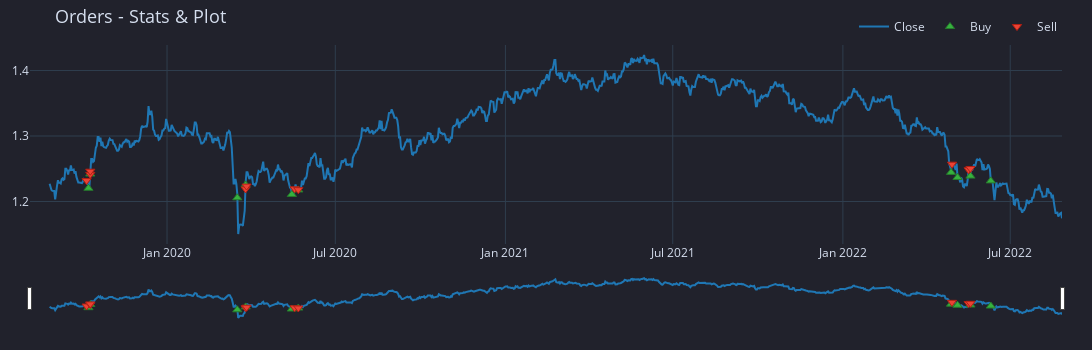

Write notebook code for a chart like this one.
### Code cell
# pf_2_bb_custom.orders.plot(xaxis=dict(rangeslider_visible=True),**kwargs1).show()
kwargs1 = {"title_text" : "Orders - Stats & Plot", "title_font_size" : 18}
pf_2_bb_custom.orders.resample("1d").plot(xaxis=dict(rangeslider_visible=True),**kwargs1).show()

### Figure 1 — Plotly figure (JSON) as saved in the notebook; plotly's stock layout.template omitted (floating-point values rounded to 4 significant figures; data arrays with more than 128 entries replaced by an {"elided": "..."} marker saying what was removed)
{"data": [{"line": {"color": "#1f77b4"}, "mode": "lines", "name": "Close", "showlegend": true, "type": "scatter", "uid": "be1cf350-0d94-40a0-bc1c-6f5fe3f2ae54", "x": {"elided": "1096 str values"}, "y": {"elided": "1096 float values"}}, {"customdata": [["1", "2019-10-08 00:00:00+00:00", "2019-10-08 00:00:00+00:00", "2019-10-08 00:00:00+00:00", 163900.0, 1.22, 0, "Market", "None"], ["3", "2019-10-10 00:00:00+00:00", "2019-10-10 00:00:00+00:00", "2019-10-10 00:00:00+00:00", 165400.0, 1.242, 0, "Market", "None"], ["5", "2020-03-17 00:00:00+00:00", "2020-03-17 00:00:00+00:00", "2020-03-17 00:00:00+00:00", 170900.0, 1.206, 0, "Market", "None"], ["7", "2020-03-26 00:00:00+00:00", "2020-03-26 00:00:00+00:00", "2020-03-26 00:00:00+00:00", 175500.0, 1.225, 0, "Market", "None"], ["9", "2020-05-15 00:00:00+00:00", "2020-05-15 00:00:00+00:00", "2020-05-15 00:00:00+00:00", 176500.0, 1.211, 0, "Market", "None"], ["11", "2020-05-22 00:00:00+00:00", "2020-05-22 00:00:00+00:00", "2020-05-22 00:00:00+00:00", 178600.0, 1.218, 0, "Market", "None"], ["13", "2022-04-28 00:00:00+00:00", "2022-04-28 00:00:00+00:00", "2022-04-28 00:00:00+00:00", 175000.0, 1.244, 0, "Market", "None"], ["15", "2022-05-05 00:00:00+00:00", "2022-05-05 00:00:00+00:00", "2022-05-05 00:00:00+00:00", 174100.0, 1.237, 0, "Market", "None"], ["17", "2022-05-19 00:00:00+00:00", "2022-05-19 00:00:00+00:00", "2022-05-19 00:00:00+00:00", 178200.0, 1.239, 0, "Market", "None"], ["19", "2022-06-10 00:00:00+00:00", "2022-06-10 00:00:00+00:00", "2022-06-10 00:00:00+00:00", 182400.0, 1.232, 0, "Market", "None"]], "hovertemplate": "<br>Order Id: %{customdata[0]}\n<br>Signal Index: %{customdata[1]}\n<br>Creation Index: %{customdata[2]}\n<br>Fill Index: %{customdata[3]}\n<br>Size: %{customdata[4]:,}\n<br>Price: %{customdata[5]:,}\n<br>Fees: %{customdata[6]:,}\n<br>Type: %{customdata[7]}\n<br>Stop Type: %{customdata[8]}", "marker": {"color": "#37B13F", "line": {"color": "rgb(38,123,44)", "width": 1}, "size": 8, "symbol": "triangle-up"}, "mode": "markers", "name": "Buy", "type": "scatter", "uid": "7751174a-06aa-4a7d-b983-9cb4683c5a15", "x": ["2019-10-08T00:00:00+00:00", "2019-10-10T00:00:00+00:00", "2020-03-17T00:00:00+00:00", "2020-03-26T00:00:00+00:00", "2020-05-15T00:00:00+00:00", "2020-05-22T00:00:00+00:00", "2022-04-28T00:00:00+00:00", "2022-05-05T00:00:00+00:00", "2022-05-19T00:00:00+00:00", "2022-06-10T00:00:00+00:00"], "y": [1.22, 1.242, 1.206, 1.225, 1.211, 1.218, 1.244, 1.237, 1.239, 1.232]}, {"customdata": [["0", "2019-10-06 00:00:00+00:00", "2019-10-06 00:00:00+00:00", "2019-10-06 00:00:00+00:00", 81170.0, 1.232, 0, "Market", "None"], ["2", "2019-10-10 00:00:00+00:00", "2019-10-10 00:00:00+00:00", "2019-10-10 00:00:00+00:00", 165500.0, 1.241, 0, "Market", "None"], ["4", "2019-10-10 00:00:00+00:00", "2019-10-10 00:00:00+00:00", "2019-10-10 00:00:00+00:00", 165300.0, 1.246, 0, "Market", "None"], ["6", "2020-03-26 00:00:00+00:00", "2020-03-26 00:00:00+00:00", "2020-03-26 00:00:00+00:00", 176400.0, 1.219, 0, "Market", "None"], ["8", "2020-03-27 00:00:00+00:00", "2020-03-27 00:00:00+00:00", "2020-03-27 00:00:00+00:00", 174700.0, 1.224, 0, "Market", "None"], ["10", "2020-05-18 00:00:00+00:00", "2020-05-18 00:00:00+00:00", "2020-05-18 00:00:00+00:00", 178300.0, 1.219, 0, "Market", "None"], ["12", "2020-05-22 00:00:00+00:00", "2020-05-22 00:00:00+00:00", "2020-05-22 00:00:00+00:00", 178800.0, 1.218, 0, "Market", "None"], ["14", "2022-04-29 00:00:00+00:00", "2022-04-29 00:00:00+00:00", "2022-04-29 00:00:00+00:00", 171300.0, 1.257, 0, "Market", "None"], ["16", "2022-05-17 00:00:00+00:00", "2022-05-17 00:00:00+00:00", "2022-05-17 00:00:00+00:00", 176900.0, 1.248, 0, "Market", "None"], ["18", "2022-05-19 00:00:00+00:00", "2022-05-19 00:00:00+00:00", "2022-05-19 00:00:00+00:00", 179600.0, 1.25, 0, "Market", "None"]], "hovertemplate": "<br>Order Id: %{customdata[0]}\n<br>Signal Index: %{customdata[1]}\n<br>Creation Index: %{customdata[2]}\n<br>Fill Index: %{customdata[3]}\n<br>Size: %{customdata[4]:,}\n<br>Price: %{customdata[5]:,}\n<br>Fees: %{customdata[6]:,}\n<br>Type: %{customdata[7]}\n<br>Stop Type: %{customdata[8]}", "marker": {"color": "#EA4335", "line": {"color": "rgb(181,31,18)", "width": 1}, "size": 8, "symbol": "triangle-down"}, "mode": "markers", "name": "Sell", "type": "scatter", "uid": "bd0d7a8f-4f77-4fc4-804f-b7bd96f818ef", "x": ["2019-10-06T00:00:00+00:00", "2019-10-10T00:00:00+00:00", "2019-10-10T00:00:00+00:00", "2020-03-26T00:00:00+00:00", "2020-03-27T00:00:00+00:00", "2020-05-18T00:00:00+00:00", "2020-05-22T00:00:00+00:00", "2022-04-29T00:00:00+00:00", "2022-05-17T00:00:00+00:00", "2022-05-19T00:00:00+00:00"], "y": [1.232, 1.241, 1.246, 1.219, 1.224, 1.219, 1.218, 1.257, 1.248, 1.25]}], "layout": {"height": 350, "legend": {"orientation": "h", "traceorder": "normal", "x": 1, "xanchor": "right", "y": 1.02, "yanchor": "bottom"}, "margin": {"b": 30, "l": 30, "r": 30, "t": 30}, "title": {"font": {"size": 18}, "text": "Orders - Stats & Plot"}, "width": 1280, "xaxis": {"rangeslider": {"visible": true}}}}
